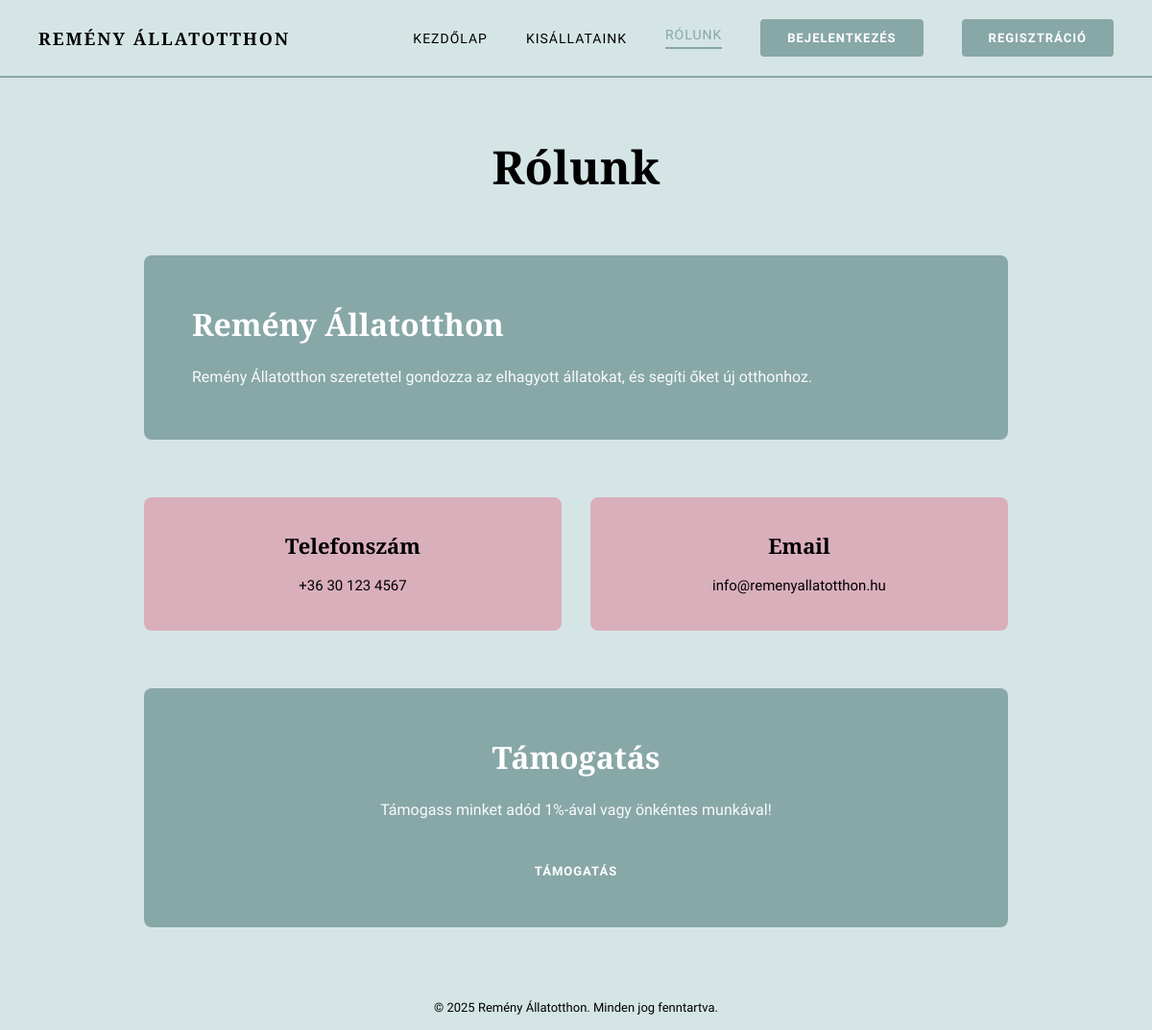
Page /about_page on the committed database.
### models.py (models this page shows)
class ShelterInfo(db.Model):
    __tablename__ = 'shelter_info'
    id = db.Column(db.Integer, primary_key=True)
    name = db.Column(db.String(100))
    address = db.Column(db.String(200))
    phone = db.Column(db.String(50))
    email = db.Column(db.String(100))
    description = db.Column(db.String(500))
    donation_text = db.Column(db.String(500))
    donation_account = db.Column(db.String(100))

### app.py (the view)
@app.route('/about_page', methods=['GET', 'POST'])
def about_page():
    shelter_info = ShelterInfo.query.first()
    return render_template('about_page.html', shelter_info=shelter_info)

### app.py (called while the page is built)
@app.context_processor
def inject_shelter_info():
    shelter_info = ShelterInfo.query.first()
    return dict(shelter_info=shelter_info)

### templates/about_page.html (shortened to what this page needs)
{% extends 'base.html' %}
{% block content %}
<section class="about">
    <div class="about__container">
        <h1 class="about__title">Rólunk</h1>
        <div class="about__content">
            <h2>{{ shelter_info.name }}</h2>
            <p>{{ shelter_info.description }}</p>
        </div>
        <div class="about__info">
            <div class="about__info-item">
                <h3>Telefonszám</h3>
                <p>{{ shelter_info.phone }}</p>
            </div>
            <div class="about__info-item">
                <h3>Email</h3>
                <p>{{ shelter_info.email }}</p>
            </div>
        </div>
        <div class="about__donation">
            <h2>Támogatás</h2>
            <p>{{ shelter_info.donation_text }}</p><br><br>
            <a href="{{ url_for('support_us') }}" class="contact-cta__btn">Támogatás</a>
        </div>
    </div>
</section>
{% endblock %}

### templates/base.html (shortened to what this page needs)
<!doctype html>
<html>
  <head>
    <link rel="stylesheet" href="{{ url_for('static', filename='style.css') }}">
  </head>
  <body>
    <header class="header">
        <div class="header__logo">REMÉNY ÁLLATOTTHON</div>
        <nav class="header__nav">
            <a href="/" class="header__nav-link {% if request.endpoint == 'main_page' %}header__nav-link--active{% endif %}">Kezdőlap</a>
            <a href="/animals" class="header__nav-link {% if request.endpoint == 'list_animals' %}header__nav-link--active{% endif %}">Kisállataink</a>
            <a href="/about_page" class="header__nav-link {% if request.endpoint == 'about_page' %}header__nav-link--active{% endif %}">Rólunk</a>
            {% if current_user.is_authenticated %}
                <a href="{{ url_for('documents') }}" class="header__nav-link {% if request.endpoint == 'documents' %}header__nav-link--active{% endif %}">Dokumentumok</a>
                <a href="{{ url_for('logout') }}" class="header__cta-btn">Kijelentkezés</a>
            {% else %}
                <a href="{{ url_for('login') }}" class="header__cta-btn">Bejelentkezés</a>
                <a href="/register" class="header__cta-btn">Regisztráció</a>
            {% endif %}
        </nav>
    </header>
    {% block content %}{% endblock %}
    {% block footer %}
    <footer class="footer">
        <p>&copy; 2025 Remény Állatotthon. Minden jog fenntartva.</p>
    </footer>
    {% endblock %}
  </body>
</html>

### static/style.css (style rules this page uses)
:root { --primary-color: #D5E5E5; --secondary-color: #88A7A7; --third-color: #D9AFBB; --text-color: #000000; }
* { margin: 0; padding: 0; box-sizing: border-box; scroll-behavior: smooth; }
body { background-color: var(--primary-color); font-family: "Plus Jakarta Sans", sans-serif; color: var(--text-color); }
a { text-decoration: none; color: inherit; }
.footer { margin-top: auto; text-align: center; padding: 1rem; font-size: small; }

### static/hero.css (style rules this page uses)
.header { background-color: var(--primary-color); padding: 20px 40px; display: flex; justify-content: space-between; align-items: center; border-bottom: 2px solid var(--secondary-color); position: sticky; top: 0; z-index: 100; }
.header__logo { font-family: "Playfair Display", serif; font-size: 18px; font-weight: 700; letter-spacing: 2px; color: var(--text-color); }
.header__nav { display: flex; gap: 40px; align-items: center; }
.header__nav-link { font-size: 14px; font-weight: 500; color: var(--text-color); transition: color 0.3s ease; text-transform: uppercase; letter-spacing: 1px; }
.header__nav-link--active { color: var(--secondary-color); border-bottom: 2px solid var(--secondary-color); padding-bottom: 5px; }
.header__cta-btn { background-color: var(--secondary-color); color: white; padding: 12px 28px; border: none; border-radius: 4px; font-size: 13px; font-weight: 600; cursor: pointer; transition: background-color 0.3s ease; text-transform: uppercase; letter-spacing: 1px; }
.contact-cta__btn { background-color: var(--secondary-color); color: white; padding: 12px 32px; border: none; border-radius: 4px; font-size: 13px; font-weight: 600; cursor: pointer; transition: background-color 0.3s ease; text-transform: uppercase; letter-spacing: 1px; width: 100%; }

### static/about.css (style rules this page uses)
.about { padding: 60px 40px; background-color: var(--primary-color); min-height: calc(100vh - 80px); }
.about__container { max-width: 900px; margin: 0 auto; }
.about__title { font-family: "Playfair Display", serif; font-size: 48px; font-weight: 700; color: var(--text-color); margin-bottom: 60px; text-align: center; }
.about__content { background-color: var(--secondary-color); color: white; padding: 50px; border-radius: 8px; margin-bottom: 60px; }
.about__content h2 { font-family: "Playfair Display", serif; font-size: 32px; font-weight: 700; margin-bottom: 20px; }
.about__content p { font-size: 16px; line-height: 1.8; color: rgba(255, 255, 255, 0.95); }
.about__info { display: grid; grid-template-columns: repeat(auto-fit, minmax(250px, 1fr)); gap: 30px; margin-bottom: 60px; }
.about__info-item { background-color: var(--third-color); padding: 35px; border-radius: 8px; text-align: center; }
.about__info-item h3 { font-family: "Playfair Display", serif; font-size: 22px; font-weight: 700; margin-bottom: 15px; color: var(--text-color); }
.about__info-item p { font-size: 15px; line-height: 1.6; color: var(--text-color); }
.about__donation { background-color: var(--secondary-color); color: white; padding: 50px; border-radius: 8px; text-align: center; }
.about__donation h2 { font-family: "Playfair Display", serif; font-size: 32px; font-weight: 700; margin-bottom: 20px; }
.about__donation p { font-size: 16px; line-height: 1.8; color: rgba(255, 255, 255, 0.95); }

### rows in the picture
ShelterInfo: name "Remény Állatotthon", description "Remény Állatotthon szeretettel gondozza az elhagyott állatokat, és segíti őket új otthonhoz.", phone "+36 30 123 4567", email "info@remenyallatotthon.hu", donation_text "Támogass minket adód 1%-ával vagy önkéntes munkával!"
